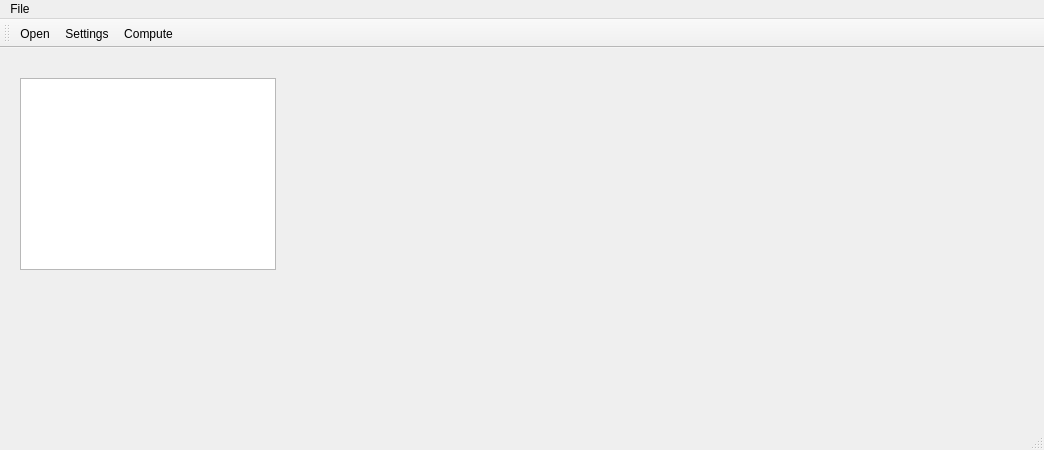
<?xml version="1.0" encoding="UTF-8"?>
<ui version="4.0">
 <class>MainWindow</class>
 <widget class="QMainWindow" name="MainWindow">
  <property name="geometry">
   <rect>
    <x>0</x>
    <y>0</y>
    <width>1044</width>
    <height>450</height>
   </rect>
  </property>
  <property name="windowTitle">
   <string>MainWindow</string>
  </property>
  <widget class="QWidget" name="centralWidget">
   <widget class="GraphicsView" name="graphicsView">
    <property name="geometry">
     <rect>
      <x>20</x>
      <y>30</y>
      <width>256</width>
      <height>192</height>
     </rect>
    </property>
   </widget>
  </widget>
  <widget class="QMenuBar" name="menuBar">
   <property name="geometry">
    <rect>
     <x>0</x>
     <y>0</y>
     <width>1044</width>
     <height>22</height>
    </rect>
   </property>
   <widget class="QMenu" name="menuFile">
    <property name="title">
     <string>File</string>
    </property>
    <addaction name="actionOpen"/>
   </widget>
   <addaction name="menuFile"/>
  </widget>
  <widget class="QToolBar" name="mainToolBar">
   <attribute name="toolBarArea">
    <enum>TopToolBarArea</enum>
   </attribute>
   <attribute name="toolBarBreak">
    <bool>false</bool>
   </attribute>
   <addaction name="actionOpen"/>
   <addaction name="actionSettings"/>
   <addaction name="actionCompute"/>
  </widget>
  <widget class="QStatusBar" name="statusBar"/>
  <action name="actionOpen">
   <property name="text">
    <string>Open</string>
   </property>
   <property name="shortcut">
    <string>Ctrl+O</string>
   </property>
  </action>
  <action name="actionSettings">
   <property name="text">
    <string>Settings</string>
   </property>
  </action>
  <action name="actionCompute">
   <property name="text">
    <string>Compute</string>
   </property>
  </action>
 </widget>
 <layoutdefault spacing="6" margin="11"/>
 <customwidgets>
  <customwidget>
   <class>GraphicsView</class>
   <extends>QGraphicsView</extends>
   <header>graphicsview.h</header>
  </customwidget>
 </customwidgets>
 <resources/>
 <connections/>
</ui>
